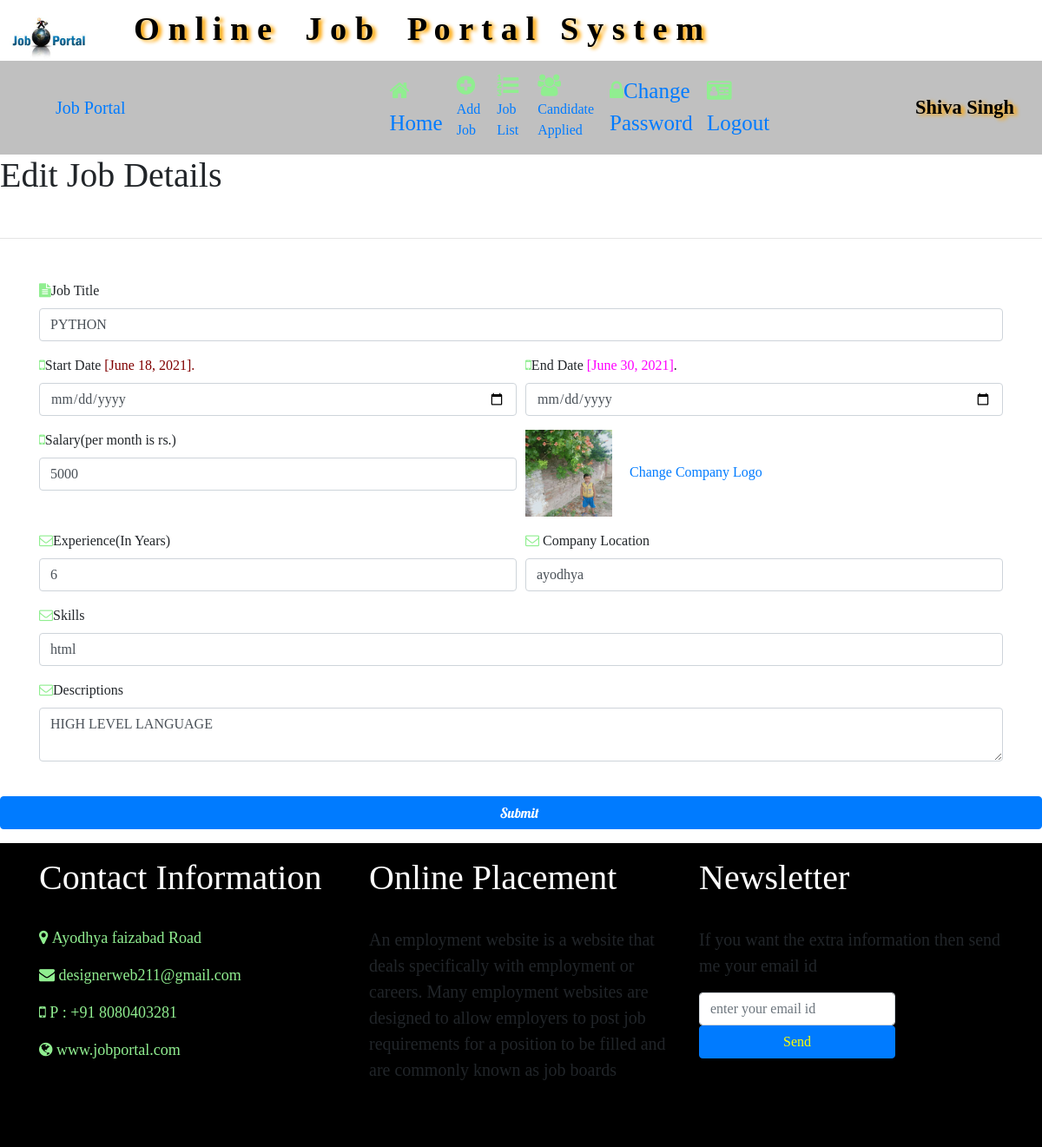
Page /edit_jobdetail/1 (signed in) on the committed database.
### job1/models.py (models this page shows, shortened)
class Job(models.Model):
    start_date=models.DateField()
    end_date = models.DateField()
    title=models.CharField(max_length=100)
    salary= models.CharField(max_length=100)
    image=models.FileField(null=True)
    description= models.CharField(max_length=100)
    experience = models.CharField(max_length=100)
    location = models.CharField(max_length=100)
    skills = models.CharField(max_length=100)
    creationdate = models.DateField()

### job1/views.py (the view, shortened to what this page needs)
# urls.py: path('edit_jobdetail/<int:pid>', views.edit_jobdetail, name="edit_jobdetail"),
def edit_jobdetail(request,pid):
    if not request.user.is_authenticated:
        return redirect('recruiter_login')
    error = ""
    job=Job.objects.get(id=pid)
    d = {'error': error,'job':job}
    return render(request,'edit_jobdetail.html',d)

### job1/templates/edit_jobdetail.html (shortened to what this page needs)
{% load static %}
{% block body %}
{% include 'recruiter_navigation.html' %}
<link rel="stylesheet" href="https://cdnjs.cloudflare.com/ajax/libs/font-awesome/4.7.0/css/font-awesome.min.css">
<marquee class="one" behavior="alternate" scrollamount="4"><h1>Edit Job Details</h1></marquee>
<hr>
<form class="container mt-5" method="post" enctype="multipart/form-data" >
   <div class="form-row">
       <div class="form-group col-md-12">
           <label><i class="fa fa-file-text" aria-hidden="true"></i>Job Title</label>
           <input type="text" class="form-control" name="jobtitle" placeholder="Enter Job Title" required autocomplete="on" value="{{job.title}}">
           </div>
   </div>
    <div class="form-row">
       <div class="form-group col-md-6">
           <label><i class="fa fa-mobile" aria-hidden="true"></i>Start Date <span style="color:maroon;">[{{job.start_date}}].</span></label>
           <input type="date" class="form-control" name="startdate" value="{{job.start_date}}">
           </div>
        <div class="form-group col-md-6">
           <label><i class="fa fa-mobile" aria-hidden="true"></i>End Date <span style="color:magenta;">[{{job.end_date}}]</span>.</label>
           <input type="date" class="form-control" name="enddate" >
           </div>
   </div>
       <div class="form-row">
       <div class="form-group col-md-6">
           <label><i class="fa fa-mobile" aria-hidden="true"></i>Salary(per month is rs.)</label>
           <input type="text" class="form-control" name="salary"  value="{{job.salary}}">
           </div>
        <div class="form-group col-md-6">
           <img src="{{job.image.url}}" width="100px" height="100px"><a href="#">Change Company Logo</a>
           </div>
   </div>
    <div class="form-row">
       <div class="form-group col-md-6">
           <label><i class="fa fa-envelope-o" aria-hidden="true"></i>Experience(In Years)</label>
           <input type="text" class="form-control" name="experience" placeholder="Enter your experience"  value="{{job.experience}}">
           </div>
  <div class="form-group col-md-6">
           <label><i class="fa fa-envelope-o" aria-hidden="true"></i> Company Location</label>
           <input type="text" class="form-control" name="location" placeholder="Enter your location"  value="{{job.location}}">
           </div>
   </div>
    <div class="form-row">
       <div class="form-group col-md-12">
           <label><i class="fa fa-envelope-o" aria-hidden="true"></i>Skills</label>
           <input type="text" class="form-control" name="skills" placeholder="skill required"  value="{{job.skills}}">
           </div>
   </div>
     <div class="form-row">
       <div class="form-group col-md-12">
           <label><i class="fa fa-envelope-o" aria-hidden="true"></i>Descriptions</label>
           <textarea class="form-control" name="description" placeholder="Enter your descriptions">{{job.description}}</textarea>
           </div>
   </div>
<input type="submit" class="btn btn-primary "  value="Submit " style="margin-top:2%;color:white;width:100%;" >
</form><br>
{% include 'footer.html' %}
{% endblock body %}

### job1/templates/recruiter_navigation.html (shortened to what this page needs)
<!DOCTYPE html>
<html>
{% load static %}
<head>
    <link href="{% static 'css/style.css' %}" rel="stylesheet"/>
  <link rel="stylesheet" href="https://maxcdn.bootstrapcdn.com/bootstrap/4.5.2/css/bootstrap.min.css">
    <link
    rel="stylesheet"
    href="https://cdnjs.cloudflare.com/ajax/libs/animate.css/4.1.1/animate.min.css"
  />
    <link rel="stylesheet" href="https://cdnjs.cloudflare.com/ajax/libs/font-awesome/4.7.0/css/font-awesome.min.css">
</head>
<body>
<div class="logo">
    <div>
<img src="/static/images/logo.jpg" height="55px" class="log">
  <b class="navbar-brand" id="shiva"><marquee >O n l i n e  &nbsp;&nbsp; J o b &nbsp;&nbsp; P o r t a l &nbsp;&nbsp;S y s t e m</marquee></b>
&nbsp;&nbsp;&nbsp;&nbsp;&nbsp;&nbsp;&nbsp;&nbsp;&nbsp;&nbsp;&nbsp;&nbsp;&nbsp;&nbsp;&nbsp;&nbsp;&nbsp;&nbsp;&nbsp;&nbsp;&nbsp;<span>&nbsp;&nbsp;&nbsp;{{date}}</span>
</div>
<nav class="navbar navbar-expand-sm" style="background-color:silver">
    <a class="navbar-brand text-magenta pl-5 font-weight:bold one" href="https://en.wikipedia.org/wiki/Employment_website" >Job Portal</a>
    <ul class="navbar-nav">
        <li class="nav-item">
            <a class="nav-link" href="{% url 'recruiter_home'%}" style="margin-left:280px;font-size:25px;"><i class="fa fa-home" ></i>Home</a>
        </li>
        <li class="nav-item">
            <a class="nav-link" href="{% url 'add_job'%}" ><i class="fa fa-plus-circle" style="font-size:25px;" ></i>Add Job </a>
        </li>
        <li class="nav-item">
            <a class="nav-link" href="{% url 'job_list'%}" ><i class="fa fa-list-ol"  style="font-size:25px;"></i>Job List</a>
        </li>
         <li class="nav-item">
            <a class="nav-link" href="#" ><i class="fa fa-users"  style="font-size:25px;"></i>Candidate Applied</a>
        </li>
        <li class="nav-item">
            <a class="nav-link" href="{% url 'change_passwordrecruiter'%}"   style="font-size:25px;"><i class="fa fa-lock" ></i>Change Password</a>
        </li>
        <li class="nav-item">
            <a class="nav-link" href="{% url 'Logout'%}"  style="font-size:25px;"><i class="fa fa-id-card" ></i>Logout</a>
        </li>
    </ul>
    <b class="navbar-brand" id="shivam">{{request.user.first_name}} {{request.user.last_name}}</b>
</nav>
</body>
</html>

### job1/templates/recruiter_navigation.html (style rules this page uses)
body { background-color:white; font-family: 'Lobster', cursive!important; }
* { font-family: 'Monotype Corsiva'; }
a { padding-left:20px; }
#shiva { color:black; font-size: 2.4rem; padding-left:3rem; text-shadow:4px 2px 4px orange; }

### job1/templates/footer.html (style rules this page uses)
i { color:lightgreen!important; }

### rows in the picture
Job: jobtitle "PYTHON", start_date "June 18, 2021", end_date "June 30, 2021", salary "5000", image (picture), experience "6", location "ayodhya", skills "html", description "HIGH LEVEL LANGUAGE"

### other values in the picture
{{ request.user.first_name }} "Shiva"
{{ request.user.last_name }} "Singh"
